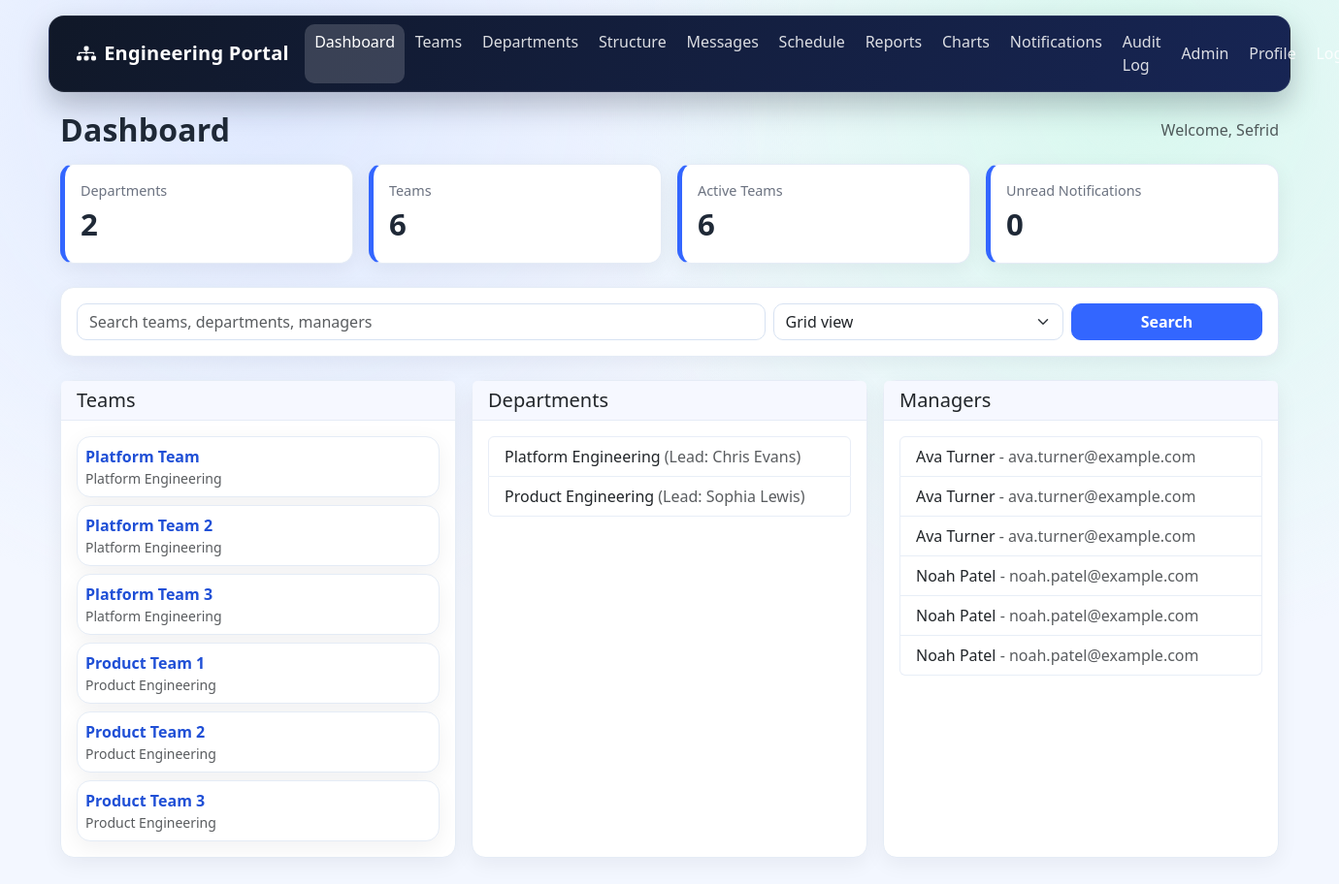
Screenshot of / (signed in) with the database file from the repository.
### teams/models.py (models this page shows, shortened)
class Team(models.Model):
    class TeamStatus(models.TextChoices):
        ACTIVE = "active", "Active"
        RESTRUCTURED = "restructured", "Restructured"
        DISBANDED = "disbanded", "Disbanded"
    name = models.CharField(max_length=140, unique=True)
    department = models.ForeignKey(Department, on_delete=models.PROTECT, related_name="teams")
    team_type = models.ForeignKey(
        TeamType, on_delete=models.SET_NULL, null=True, blank=True, related_name="teams"
    )
    manager = models.ForeignKey(User, on_delete=models.SET_NULL, null=True, blank=True, related_name="managed_teams")
    mission = models.TextField()
    responsibilities = models.TextField()
    contact_channel = models.CharField(max_length=200, help_text="Slack, Teams channel, or email.")
    repository_url = models.URLField(blank=True)
    status = models.CharField(max_length=20, choices=TeamStatus.choices, default=TeamStatus.RESTRUCTURED)
    created_at = models.DateTimeField(auto_now_add=True)
    updated_at = models.DateTimeField(auto_now=True)
    class Meta:
        ordering = ["name"]
    @property
    def engineer_count(self):
        return self.members.count()

### organization/models.py (models this page shows, shortened)
class Department(models.Model):
    name = models.CharField(max_length=120, unique=True)
    leader_name = models.CharField(max_length=120)
    specialisation = models.CharField(max_length=200)
    description = models.TextField(blank=True)
    is_active = models.BooleanField(default=True)

### core/views.py (the view, shortened to what this page needs)
# urls.py: path("", DashboardView.as_view(), name="dashboard"),
class DashboardView(LoginRequiredMixin, TemplateView):
    template_name = "core/dashboard.html"
    def get_context_data(self, **kwargs):
        context = super().get_context_data(**kwargs)
        query = self.request.GET.get("q", "").strip()
        display_mode = self.request.GET.get("view", "grid")
        teams = Team.objects.select_related("department", "manager")
        departments = Department.objects.all()
        managers = (
            Team.objects.exclude(manager__isnull=True)
            .values_list("manager__first_name", "manager__last_name", "manager__email")
            .distinct()
        )
        all_departments = Department.objects.prefetch_related("teams").all()
        low_engineer_teams = [
            team for team in Team.objects.filter(status=Team.TeamStatus.ACTIVE) if team.engineer_count < 5
        ]
        low_team_departments = [department for department in all_departments if department.teams.count() < 3]
        compliance_notes = []
        if Department.objects.count() < 2:
            compliance_notes.append("At least two departments are required by the brief.")
        if low_team_departments:
            compliance_notes.append(
                f"{len(low_team_departments)} department(s) currently have fewer than 3 teams."
            )
        if low_engineer_teams:
            compliance_notes.append(
                f"{len(low_engineer_teams)} active team(s) currently have fewer than 5 engineers."
            )
        context["query"] = query
        context["display_mode"] = "list" if display_mode == "list" else "grid"
        context["teams"] = teams[:10]
        context["departments"] = departments[:10]
        context["managers"] = managers[:10]
        context["team_count"] = Team.objects.count()
        context["active_team_count"] = Team.objects.filter(status=Team.TeamStatus.ACTIVE).count()
        context["department_count"] = Department.objects.count()
        context["compliance_notes"] = compliance_notes
        context["unread_notifications_count"] = Notification.objects.filter(
            user=self.request.user, is_read=False
        ).count()
        return context

### core/context_processors.py (called while the page is built)
def notification_count(request):
    if request.user.is_authenticated:
        return {"unread_notifications_count": Notification.objects.filter(user=request.user, is_read=False).count()}
    return {"unread_notifications_count": 0}

### core/current_user.py (called while the page is built)
def set_current_user(user):
    _current_user.set(user)

### templates/core/dashboard.html (shortened to what this page needs)
{% extends "base.html" %}
{% block content %}
<div class="d-flex justify-content-between align-items-center mb-3">
    <h2 class="page-title mb-0">Dashboard</h2>
    <span class="text-muted">Welcome, {{ user.first_name|default:user.username }}</span>
</div>
<div class="row g-3 mb-4">
    <div class="col-md-3">
        <div class="card card-body metric">
            <div class="metric-title">Departments</div>
            <div class="metric-value">{{ department_count }}</div>
        </div>
    </div>
    <div class="col-md-3">
        <div class="card card-body metric">
            <div class="metric-title">Teams</div>
            <div class="metric-value">{{ team_count }}</div>
        </div>
    </div>
    <div class="col-md-3">
        <div class="card card-body metric">
            <div class="metric-title">Active Teams</div>
            <div class="metric-value">{{ active_team_count }}</div>
        </div>
    </div>
    <div class="col-md-3">
        <div class="card card-body metric">
            <div class="metric-title">Unread Notifications</div>
            <div class="metric-value">{{ unread_notifications_count }}</div>
        </div>
    </div>
</div>
<div class="card card-body mb-4">
    <form method="get" class="row g-2">
        <div class="col-md-7">
            <input type="text" class="form-control" name="q" placeholder="Search teams, departments, managers" value="{{ query }}">
        </div>
        <div class="col-md-3">
            <select name="view" class="form-select">
                <option value="grid" {% if display_mode == "grid" %}selected{% endif %}>Grid view</option>
            </select>
        </div>
        <div class="col-md-2">
            <button class="btn btn-primary w-100" type="submit">Search</button>
        </div>
    </form>
</div>
<div class="row g-3">
    <div class="col-lg-4">
        <div class="card h-100">
            <div class="card-header card-header-soft"><h5 class="mb-0">Teams</h5></div>
            <div class="card-body">
                {% if display_mode == "grid" %}
                    <div class="row row-cols-1 g-2">
                        {% for team in teams %}
                            <div class="col">
                                <div class="card card-body p-2">
                                    <strong><a href="{% url 'team_detail' team.pk %}">{{ team.name }}</a></strong>
                                    <small class="text-muted">{{ team.department.name }}</small>
                                </div>
                            </div>
                        {% empty %}
                            <div class="col"><div class="card card-body p-2">No teams found.</div></div>
                        {% endfor %}
                    </div>
                {% endif %}
            </div>
        </div>
    </div>
    <div class="col-lg-4">
        <div class="card h-100">
            <div class="card-header card-header-soft"><h5 class="mb-0">Departments</h5></div>
            <div class="card-body">
                <ul class="list-group">
                    {% for department in departments %}
                        <li class="list-group-item">{{ department.name }} <span class="text-muted">(Lead: {{ department.leader_name }})</span></li>
                    {% empty %}
                        <li class="list-group-item">No departments found.</li>
                    {% endfor %}
                </ul>
            </div>
        </div>
    </div>
    <div class="col-lg-4">
        <div class="card h-100">
            <div class="card-header card-header-soft"><h5 class="mb-0">Managers</h5></div>
            <div class="card-body">
                <ul class="list-group">
                    {% for first_name, last_name, email in managers %}
                        <li class="list-group-item">{{ first_name }} {{ last_name }} <span class="text-muted">- {{ email }}</span></li>
                    {% empty %}
                        <li class="list-group-item">No managers found.</li>
                    {% endfor %}
                </ul>
            </div>
        </div>
    </div>
</div>
{% endblock %}

### static/css/site.css (style rules this page uses)
:root { --bg: #f3f7ff; --surface: #ffffff; --text: #1f2937; --muted: #6b7280; --primary: #3366ff; --primary-dark: #1f4fd6; --danger-soft: #ffe8ec; --success-soft: #e8fff2; }
body { font-family: "Segoe UI", Tahoma, Geneva, Verdana, sans-serif; background: radial-gradient(circle at 20% 10%, #dfe9ff 0%, rgba(223, 233, 255, 0) 40%), radial-gradient(circle at 85% 10%, #d8f8ee 0%, rgba(216, 248, 238, 0) 40%), var(--bg); color: var(--text); min-height: 100vh; }
a { color: var(--primary-dark); text-decoration: none; }
.page-title { font-weight: 700; letter-spacing: 0.2px; margin-bottom: 1rem; }
.card { border: 1px solid #e5ecf6; border-radius: 14px; box-shadow: 0 6px 22px rgba(15, 23, 42, 0.06); }
.card-header-soft { background: #f6f8ff; border-bottom: 1px solid #e5ecf6; border-radius: 14px 14px 0 0; }
.metric { border-left: 5px solid var(--primary); }
.metric-title { font-size: 0.9rem; color: var(--muted); }
.metric-value { font-size: 1.95rem; font-weight: 700; }
.btn { border-radius: 10px; font-weight: 600; }
.btn-primary { background: var(--primary); border-color: var(--primary); }
.list-group-item { border-color: #e8eef7; }
input.form-control, textarea.form-control, select.form-select, input[type="text"], input[type="email"], input[type="password"], input[type="url"], input[type="datetime-local"], textarea, select { border-radius: 10px !important; border: 1px solid #d7e2f2 !important; box-shadow: none !important; }

### rows the page displays
Team: name "Platform Team", department.name "Platform Engineering"
Team: name "Platform Team 2", department.name "Platform Engineering"
Team: name "Platform Team 3", department.name "Platform Engineering"
Team: name "Product Team 1", department.name "Product Engineering"
Team: name "Product Team 2", department.name "Product Engineering"
Team: name "Product Team 3", department.name "Product Engineering"
Department: name "Platform Engineering", leader_name "Chris Evans"
Department: name "Product Engineering", leader_name "Sophia Lewis"

### other values shown
{{ user.first_name|default:user.username }} "Sefrid"
{{ department_count }} "2"
{{ team_count }} "6"
{{ active_team_count }} "6"
{{ unread_notifications_count }} "0"
{{ first_name }} "Ava"
{{ last_name }} "Turner"
{{ email }} "ava.turner@example.com"
{{ first_name }} "Noah"
{{ last_name }} "Patel"
{{ email }} "noah.patel@example.com"
